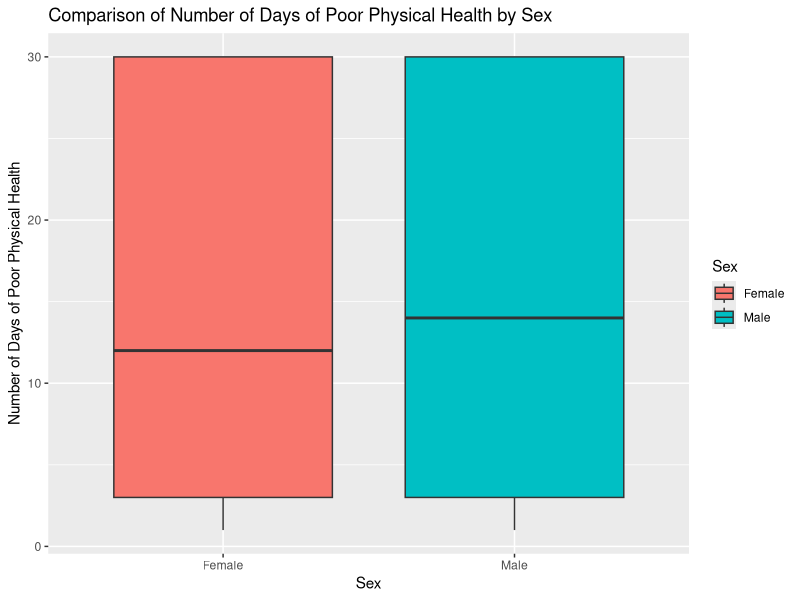

Recreate this plot in R.
## ---- chunk 1
library(dplyr)
library(ggplot2)

brfss <- read.csv("BRFSS-1.csv")

brfss$PHYSHLTH[brfss$PHYSHLTH > 30] <- NA
brfss$SEX2 <- recode(brfss$SEX, '1' = "Male", '2' = "Female")

mean(brfss$PHYSHLTH, na.rm = TRUE)
length(brfss$SEX2[brfss$SEX2 == "Male"])
length(brfss$SEX2[brfss$SEX2 == "Female"])

## ---- chunk 2

# create boxplot
ggplot(data=brfss) +
    geom_boxplot(mapping = aes(x=SEX2, y=PHYSHLTH,fill=SEX2))+
       labs(title="Comparison of Number of Days of Poor Physical Health by Sex",x="Sex", y = "Number of Days of Poor Physical Health", fill="Sex")

## ---- chunk 3

with(brfss, wilcox.test(x=PHYSHLTH[SEX2=="Male"], 
                     y=PHYSHLTH[SEX2=="Female"],
                     alternative = "greater"))

